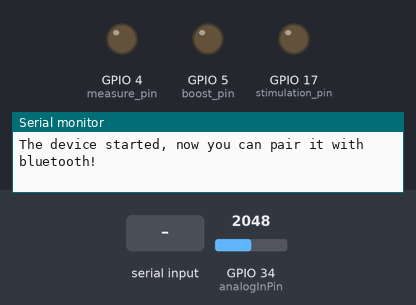
This sketch was run on a simulated ESP32. Parts: output pins drawn as LEDs (lit = HIGH), the last lines printed to the serial monitor. Inputs (shaded band) come from the test bench; at power-on: GPIO 34 (analogInPin) = 2048. Nothing arrives over Bluetooth unless stated.

Above: at 1.2 s.
1.3 s: "2\n" received over the second serial link
At 1.6 s:
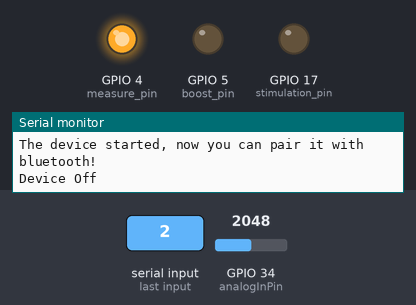
3.3 s: "30,150\n" received over the second serial link
Timing chart, 0 to 6.3 s (numbered marks = the images above; inputs shaded):
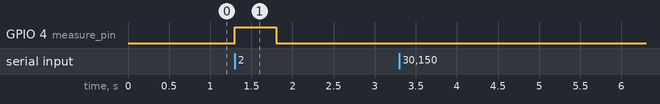

The sketch:

ESP_WROOM_32_code.ino
```cpp
/*

	Electrical Stimulation Circuit
		     + +
	ESP_WROOM_32 microcontroller

	Controlled by bluetooth through Android APP

*/

// Load libraries
#include "Arduino.h"
#include "analogWrite.h"
#include "BluetoothSerial.h"


 // microcontroller pins
#define measure_pin 4
#define boost_pin 5
#define stimulation_pin  17
// ADC read  PIN A6

// ASCII characters
#define voltage_inc  38			//V
#define voltage_dec  70			//v
#define frequency_inc  22		//F
#define frequency_dec  54		//f
#define Mode           29

// Check if Bluetooth configs are enabled
#if !defined(CONFIG_BT_ENABLED) || !defined(CONFIG_BLUEDROID_ENABLED)
#error Bluetooth is not enabled! Please run `make menuconfig` to and enable it
#endif

// Bluetooth Serial object
BluetoothSerial SerialBT;

int command_number;
int Duty_cycle = 55;
int Voltage_read = 0;
int set_volt = 20;
int frequency = 5;
int Pulse_duration = 100;

char incomingChar;


bool Device_On = false;

float voltage = 0;

const int analogInPin = A6;


void setup()
{

  Serial.begin(115200);
  // Bluetooth device name
  SerialBT.begin("ESP32_eStim");
  Serial.println("The device started, now you can pair it with bluetooth!");

  pinMode(measure_pin, OUTPUT);
  pinMode(boost_pin, OUTPUT);
  pinMode(stimulation_pin, OUTPUT);
}

void loop()
{
  bluetooth();
  command(command_number);

  if (Device_On) device_on();

}

void device_on(){

	    feedback();
    if (incomingChar != '\n') {
      command(command_number);
    }
    stimulation();
    delay(200 / frequency);		// stimulation period divided 5 times
    feedback();				// in order to get stimulation voltage feedback
    delay(200 / frequency);
    feedback();
    delay(200 / frequency);
    feedback();
    delay(200 / frequency);
    feedback();
    delay(200 / frequency);
    feedback();
	return;
}

void feedback()
{
  digitalWrite(measure_pin, HIGH);
  Voltage_read = analogRead(analogInPin);       // Read voltage from ADC pin
  digitalWrite(measure_pin, LOW);

  voltage = ((float)Voltage_read * 3.3) / 4096.0;
  //Serial.print(voltage * 62);
  //Serial.println(" V");

  if ((voltage * 62) < set_volt)
  {
    analogWrite(boost_pin, Duty_cycle);        // driving mosfet-switch with pwm pulse with V_high = Duty_cycle
  }
  else
  {
    analogWrite(boost_pin, 0);		      // When selected voltage reached, pwm stop
  }
  Voltage_read = 0;
}

void bluetooth()
{
  if (SerialBT.available())
  {
    incomingChar = SerialBT.read();
    if (incomingChar != '\n')command_number = int(incomingChar) - 48;
  }
}

void command(int c)
{

  switch (c)
  {

    case 1:
      Device_On = true;
      Serial.println("Device on");
      break;

    case 2:
      Device_On = false;
      analogWrite(boost_pin, 0);
      Serial.println("Device Off");
      digitalWrite(measure_pin, HIGH);
      delay(500);
      digitalWrite(measure_pin, LOW);
      break;

    case voltage_inc:
      if (set_volt < 100)set_volt += 2;
      Serial.print("output voltage = " );
      Serial.println(set_volt);
      if (set_volt > 50) Duty_cycle = 70;
      break;

    case voltage_dec:
      if (set_volt > 4)set_volt -= 2;
      Serial.print("output voltage = " );
      Serial.println(set_volt);
      break;

    case frequency_inc:
      if (frequency < 200) frequency++;
      Serial.print("frequency = " );
      Serial.println(frequency);
      break;

    case frequency_dec:
      if (frequency > 1) frequency--;
      Serial.print("frequency = " );
      Serial.println(frequency);
      break;
  }
  command_number = 0;
}

void stimulation()
{
  digitalWrite(stimulation_pin, HIGH);	// controlling the mosfet for the stimulation
  delayMicroseconds(Pulse_duration);	// stimulation pulse duration in mseconds
  digitalWrite(stimulation_pin, LOW);
}
```

Measured:
- after the input at 1.3 s, GPIO 4 (measure_pin): LOW → HIGH at once, → LOW 0.50 s later
